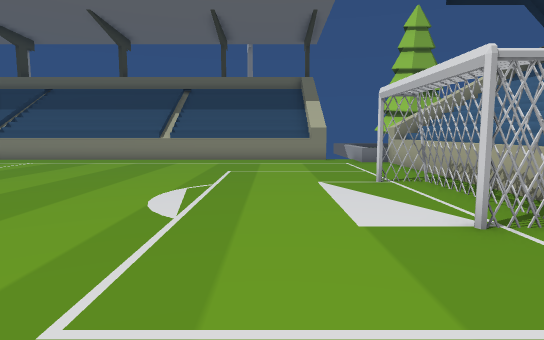
[1] (above)

16 first-person views from a walk through a scene from a Unity 3-D project. The camera is 1.2 m above the floor, tilts 6° down and sees 75° across. The floor is counted in squares, 1 m on a side. Each view is taken from the middle of a square. On the plan, view 1 faces up. The plan holds only what a view shows up to about 14 squares ahead; the rest is blank. The place goes on beyond the plan. The player is left out. Some surface patterns are stand-ins.

[2]
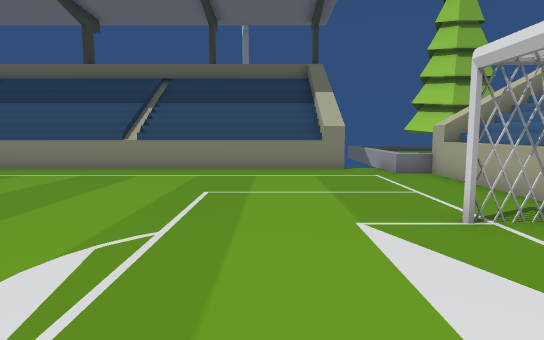

[3]
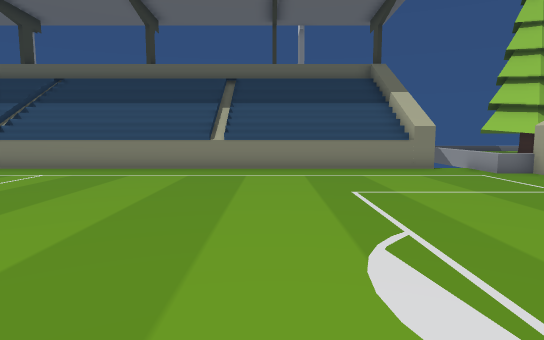

[4]
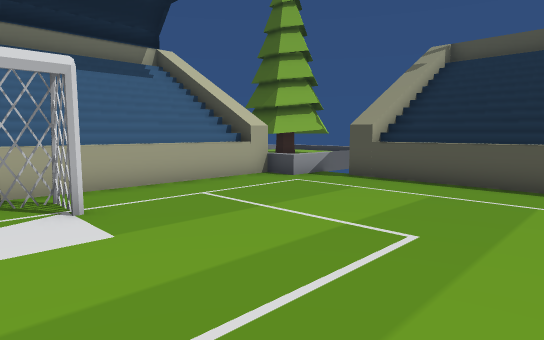

[5]
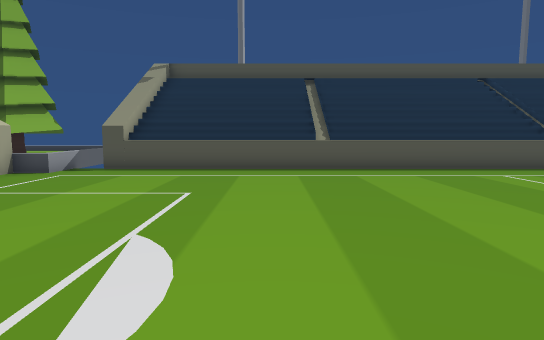

[6]
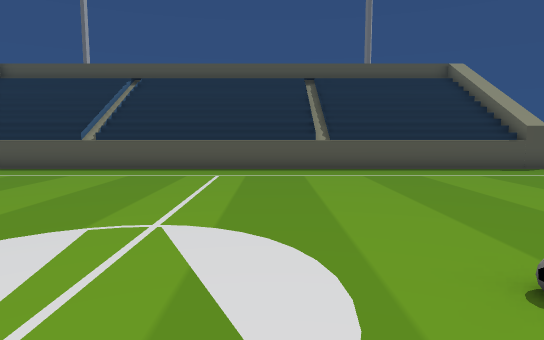

[7]
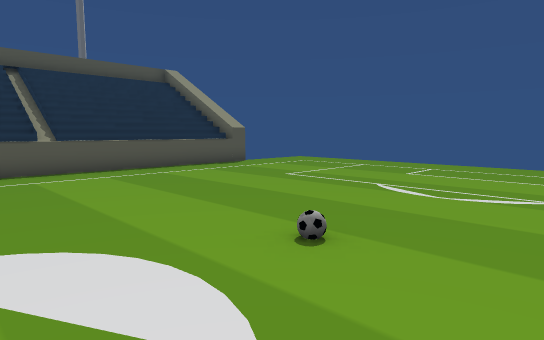

[8]
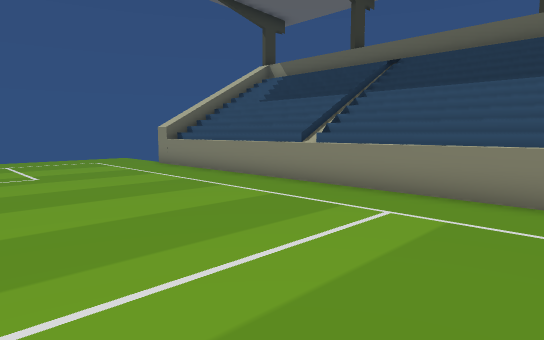

[9]
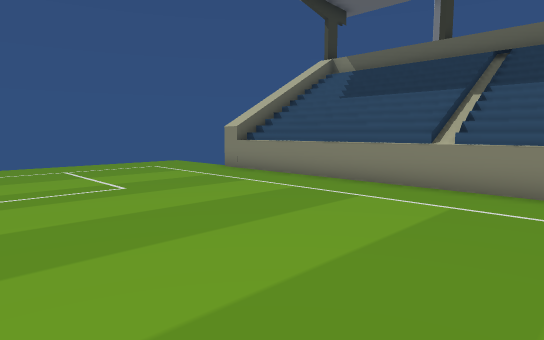

[10]
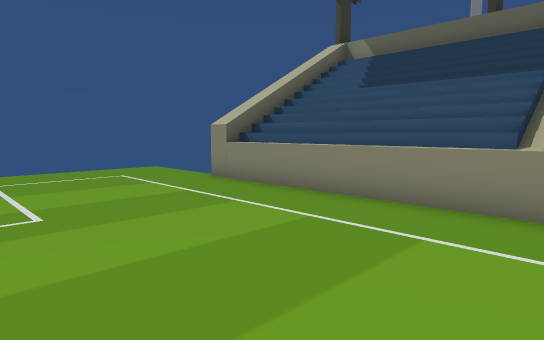

[11]
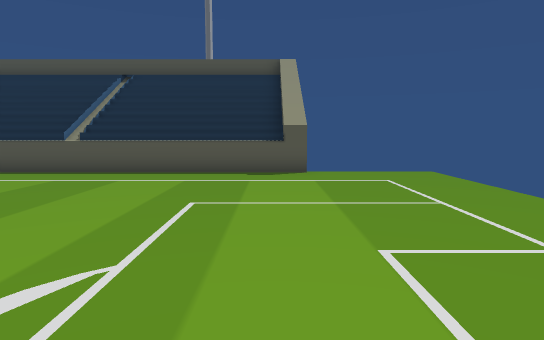

[12]
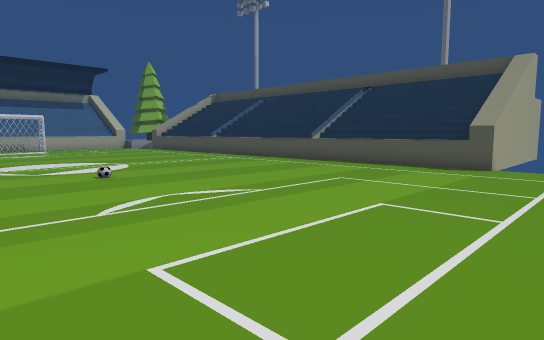

[13]
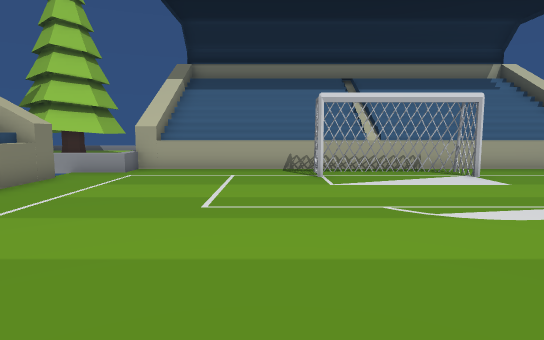

[14]
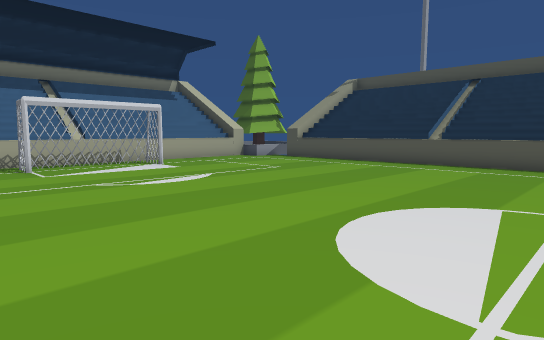

[15]
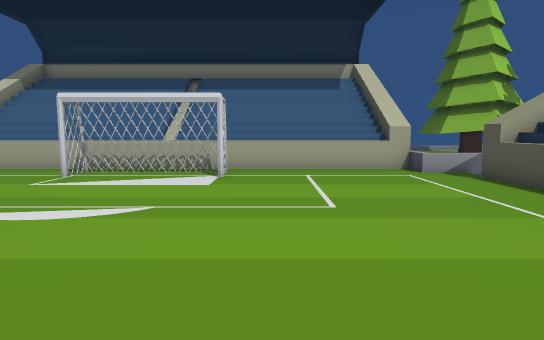

[16]
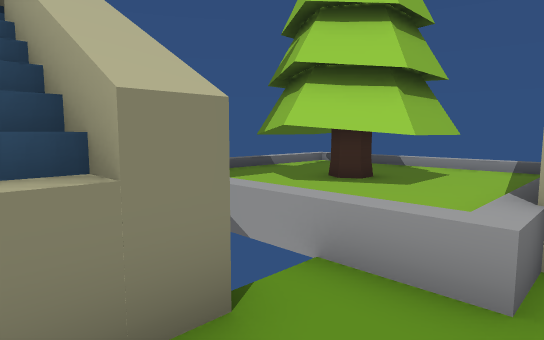

### Floor plan
Key: @ floor where view 1 was taken; # wall or solid block; . main floor; : floor 0.25 m higher than the main floor; ^ raised ledge; T tree.
Columns run from 23 left of view 1 to 7 right of it. Each row starts with its distance up from view 1.
 18           #                TTTT
 17    #^^^^^^^^^^^^^^^^^^^^^# TTTT
 16    #^^^^^^^^^^^^^^^^^^^^^# T:TT
 15 ...........................TTTT
 14 ............................##
 13 ............................^^
 12 ............................^^
 11 ............................^^
 10 ............................^^
  9  .........................##^^
  8 ...........................#^^
  7 ...........................#^^
  6 ...........................#^^
  5 ...........................#^^
  4 ..........................##^^
  3 ............................^^
  2 ............................^^
  1 ............................^^
  0 .......................@....^^
 -1 ............................##
 -2 ...........................TT
 -3    #^^^^^^^^^^^^^^^^^^^^^##T:TT
 -4    #^^^^^^^^^^^^^^^^^^^^^# TTTT
 -5    #                       TTTT

Positions as (right, up) in squares from view 1, and headings:
1: (0, 0), facing up
2: (0, 4), facing up
3: (-3, 4), facing up
4: (-3, 6), facing down-right
5: (-3, 9), facing down
6: (-11, 9), facing down
7: (-10, 9), facing down-left
8: (-7, 9), facing up-left
9: (-10, 8), facing up-left
10: (-12, 10), facing up-left
11: (-19, 8), facing down
12: (-23, 10), facing down-right
13: (-7, 10), facing right
14: (-10, 11), facing down-right
15: (-7, 3), facing right
16: (1, 14), facing up-right
